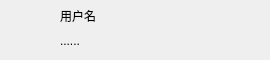
<?xml version="1.0" encoding="UTF-8"?>
<ui version="4.0">
 <class>UserItem</class>
 <widget class="QWidget" name="UserItem">
  <property name="geometry">
   <rect>
    <x>0</x>
    <y>0</y>
    <width>270</width>
    <height>60</height>
   </rect>
  </property>
  <property name="minimumSize">
   <size>
    <width>260</width>
    <height>60</height>
   </size>
  </property>
  <property name="windowTitle">
   <string>Form</string>
  </property>
  <widget class="QLabel" name="lb_name">
   <property name="geometry">
    <rect>
     <x>60</x>
     <y>5</y>
     <width>201</width>
     <height>22</height>
    </rect>
   </property>
   <property name="text">
    <string>用户名</string>
   </property>
  </widget>
  <widget class="QLabel" name="lb_feeling">
   <property name="geometry">
    <rect>
     <x>60</x>
     <y>30</y>
     <width>201</width>
     <height>22</height>
    </rect>
   </property>
   <property name="text">
    <string>......</string>
   </property>
  </widget>
  <widget class="QPushButton" name="pb_icon">
   <property name="geometry">
    <rect>
     <x>10</x>
     <y>10</y>
     <width>40</width>
     <height>40</height>
    </rect>
   </property>
   <property name="text">
    <string/>
   </property>
   <property name="iconSize">
    <size>
     <width>40</width>
     <height>40</height>
    </size>
   </property>
   <property name="flat">
    <bool>true</bool>
   </property>
  </widget>
 </widget>
 <resources/>
 <connections/>
</ui>
